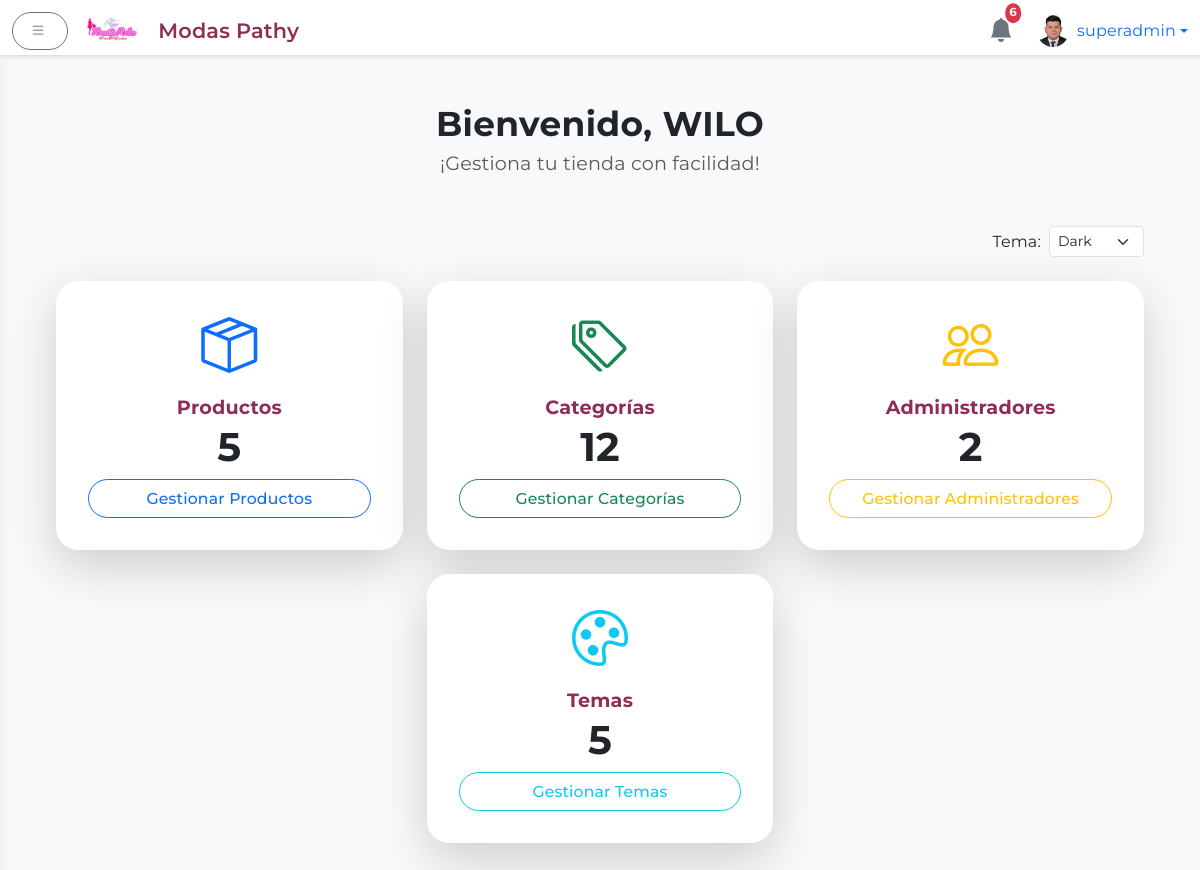
The app's page /admin (signed in) with its own data.
### app.py (models this page shows)
class User(UserMixin, db.Model):
    id = db.Column(db.Integer, primary_key=True)
    username = db.Column(db.String(64), unique=True, nullable=False)
    name = db.Column(db.String(128), nullable=True)
    password = db.Column(db.String(128), nullable=False)
    is_superadmin = db.Column(db.Boolean, default=False)
    profile_image = db.Column(db.String(256), nullable=True)

### app.py (the view)
@app.route('/admin')
@login_required
def admin_dashboard():
    productos = Product.query.count()
    categorias = Category.query.count()
    admins = User.query.count()
    return render_template('admin/dashboard.html',
        total_productos=productos,
        total_categorias=categorias,
        total_usuarios=admins
    )

### app.py (called while the page is built, shortened)
@app.context_processor
def inject_notifications():
    notifications = Notification.query.order_by(Notification.timestamp.desc()).limit(6).all()
    notifs = [
        {
            'message': n.message,
            'timestamp': n.timestamp.strftime('%d/%m %H:%M'),
            'admin_name': n.admin_name
        }
        for n in notifications
    ]
    return dict(notifications=notifs)

@app.context_processor
def inject_theme():
    active = Theme.query.filter_by(is_default=True).first()
    all_themes = Theme.query.order_by(Theme.name).all()
    return {
        'active_theme': active,
        'all_themes': all_themes
    }

@app.before_request
def seed_themes_once():
    global _seeded
    db.create_all()

@login.user_loader
def load_user(user_id):
    return db.session.get(User, int(user_id))

@app.context_processor
def inject_public_data():
    categorias = Category.query.order_by(Category.name).all()
    return {
        'public_categories': categorias,
        'now': lambda fmt=None: datetime.utcnow().strftime(fmt or '%Y'),
        'contact_info': ContactInfo.query.first()
    }

### templates/admin/dashboard.html (shortened to what this page needs)
{% extends 'admin/base_admin.html' %}
{% block body_admin %}
  <div class="container-fluid">
    <div class="text-center mb-5">
      <h2 class="fw-bold mb-1" style="color: var(--primary);">
        Bienvenido{{ current_user.name and ', ' ~ current_user.name or ', ' ~ current_user.username }}
      </h2>
      <p class="text-muted" style="font-size:1.2rem;">
        ¡Gestiona tu tienda con facilidad!
      </p>
    </div>
    <div class="mb-4 d-flex justify-content-end">
      <form id="theme-form" action="{{ url_for('admin_set_theme') }}" method="POST" class="d-flex align-items-center">
        <label for="theme-selector" class="me-2 mb-0">Tema:</label>
        <select id="theme-selector" name="theme_id" class="form-select form-select-sm w-auto">
          {% for tema in all_themes %}
            <option value="{{ tema.id }}" {% if tema.is_default %}selected{% endif %}>
              {{ tema.name }}
            </option>
          {% endfor %}
        </select>
      </form>
    </div>
    <div class="row g-4 mb-5 justify-content-center">
      <div class="col-sm-6 col-lg-4">
        <div class="card text-center h-100 hover-shadow border-0 shadow-lg rounded-4 animate__animated animate__fadeInUp">
          <div class="card-body d-flex flex-column justify-content-center">
            <i class="bi bi-box-seam display-4 text-primary mb-2"></i>
            <h5 class="card-title mt-2 mb-1">Productos</h5>
            <div class="display-6 fw-bold mb-2">{{ total_productos }}</div>
            <a href="{{ url_for('admin_productos') }}" class="btn btn-outline-primary rounded-pill mt-auto">
              Gestionar Productos
            </a>
          </div>
        </div>
      </div>
      <div class="col-sm-6 col-lg-4">
        <div class="card text-center h-100 hover-shadow border-0 shadow-lg rounded-4 animate__animated animate__fadeInUp">
          <div class="card-body d-flex flex-column justify-content-center">
            <i class="bi bi-tags display-4 text-success mb-2"></i>
            <h5 class="card-title mt-2 mb-1">Categorías</h5>
            <div class="display-6 fw-bold mb-2">{{ total_categorias }}</div>
            <a href="{{ url_for('admin_categorias') }}" class="btn btn-outline-success rounded-pill mt-auto">
              Gestionar Categorías
            </a>
          </div>
        </div>
      </div>
      {% if current_user.is_superadmin %}
      <div class="col-sm-6 col-lg-4">
        <div class="card text-center h-100 hover-shadow border-0 shadow-lg rounded-4 animate__animated animate__fadeInUp">
          <div class="card-body d-flex flex-column justify-content-center">
            <i class="bi bi-people display-4 text-warning mb-2"></i>
            <h5 class="card-title mt-2 mb-1">Administradores</h5>
            <div class="display-6 fw-bold mb-2">{{ total_usuarios }}</div>
            <a href="{{ url_for('admin_usuarios') }}" class="btn btn-outline-warning rounded-pill mt-auto">
              Gestionar Administradores
            </a>
          </div>
        </div>
      </div>
      <div class="col-sm-6 col-lg-4">
        <div class="card text-center h-100 hover-shadow border-0 shadow-lg rounded-4 animate__animated animate__fadeInUp">
          <div class="card-body d-flex flex-column justify-content-center">
            <i class="bi bi-palette display-4 text-info mb-2"></i>
            <h5 class="card-title mt-2 mb-1">Temas</h5>
            <div class="display-6 fw-bold mb-2">{{ all_themes|length }}</div>
            <a href="{{ url_for('admin_themes') }}" class="btn btn-outline-info rounded-pill mt-auto">
              Gestionar Temas
            </a>
          </div>
        </div>
      </div>
      {% endif %}
    </div>
  </div>
{% endblock %}

### templates/admin/base_admin.html (shortened to what this page needs)
<!DOCTYPE html>
<html lang="es">
<head>
  <link href="https://cdn.jsdelivr.net/npm/bootstrap@5.3.0/dist/css/bootstrap.min.css" rel="stylesheet"/>
  <link href="https://cdn.jsdelivr.net/npm/bootstrap-icons@1.10.5/font/bootstrap-icons.css" rel="stylesheet"/>
  <link rel="stylesheet" href="https://cdnjs.cloudflare.com/ajax/libs/animate.css/4.1.1/animate.min.css"/>
  <link rel="stylesheet" href="{{ url_for('static', filename='css/admin.css') }}"/>
  <link rel="stylesheet" href="{{ url_for('static', filename='css/login.css') }}"/>
</head>
<body>
  <div aria-live="polite" aria-atomic="true" class="position-fixed top-0 end-0 p-3" style="z-index: 1055;">
  </div>
  <header class="navbar navbar-light bg-white border-bottom fixed-top shadow-sm">
    <div class="container-fluid">
      <button id="sidebarToggle" class="btn btn-outline-secondary me-3">
        <i class="bi bi-list"></i>
      </button>
      <a href="{{ url_for('admin_dashboard') }}" class="navbar-brand d-flex align-items-center mb-0 h1" style="gap:10px;">
        <img src="{{ url_for('static', filename='images/logo.png') }}" alt="Logo" height="36" class="d-inline-block align-text-top" style="margin-right:8px;">
        <span class="d-none d-md-inline" style="font-size:1.3rem; font-weight:600; color:#8F2D56;">Modas Pathy</span>
      </a>
      <div class="d-flex align-items-center ms-auto">
        <div class="position-relative me-4 dropdown">
          <a href="#" id="notifDropdown" data-bs-toggle="dropdown" aria-expanded="false" class="text-decoration-none">
            <i class="bi bi-bell-fill fs-4 text-secondary"></i>
            <span class="badge bg-danger position-absolute top-0 start-100 translate-middle p-1 rounded-circle">
              {{ notifications|length if notifications else 0 }}
            </span>
          </a>
        </div>
        <div class="dropdown">
          <a href="#" class="d-flex align-items-center text-decoration-none dropdown-toggle" id="dropdownUser" data-bs-toggle="dropdown" aria-expanded="false">
            <img src="{% if current_user.profile_image %}
                        {{ url_for('static', filename='perfiles/' ~ current_user.profile_image) }}
                      {% else %}
                        {{ url_for('static', filename='perfiles/default.png') }}
                      {% endif %}"
                 alt="Avatar" width="32" height="32" class="rounded-circle me-2" style="object-fit:cover;">
            <span>{{ current_user.username }}</span>
          </a>
        </div>
      </div>
    </div>
  </header>
  <div class="d-flex">
<main class="flex-grow-1 bg-light">
  <div class="container-fluid mt-5 pt-4">
    {% block body_admin %}{% endblock %}
  </div>
</main>
</body>
</html>

### static/css/admin.css (style rules this page uses)
:root { --rojo: #D81159; --fucsia: #8F2D56; --accent: #8F2D56; --accent-light: rgba(143,45,86,0.08); --blanco: #FFFFFF; --gris-claro: #f8f9fa; --gris-oscuro: #e3e3e3; --shadow-card: 0 4px 24px rgba(143, 45, 86, 0.09); --shadow-hover: 0 8px 36px rgba(143, 45, 86, 0.18); }
body, .form-label, .btn, .card-title, .navbar-brand, .nav-link { font-family: 'Montserrat', sans-serif; letter-spacing: 0.01em; }
body { margin-top: 56px; background: linear-gradient(145deg, var(--blanco) 60%, var(--gris-claro) 100%); }
header.navbar { height: 56px; z-index: 1000; box-shadow: 0 4px 18px rgba(143, 45, 86, 0.07); }
main { transition: margin-left 0.3s cubic-bezier(.87,-.41,.19,1.44); margin-left: 0; padding: 2rem; }
.card, .card.hover-shadow { border-radius: 1.4rem !important; border: none; box-shadow: var(--shadow-card); background: var(--blanco); transition: box-shadow 0.22s cubic-bezier(.87,-.41,.19,1.44), transform 0.19s; }
h2 { font-size: 2.15rem; color: var(--fucsia); margin-bottom: 1.5rem; letter-spacing: 0.01em; font-weight: 800; }
.card-title { font-size: 1.2rem; font-weight: 700; color: var(--accent); margin-bottom: 1rem; }
.badge { font-size: 0.73rem; padding: 0.45em 0.72em; }
.btn { font-size: 0.98em; border-radius: 2em !important; font-weight: 500; padding: 0.42em 1.1em; letter-spacing: 0.01em; box-shadow: none; transition: background 0.15s, color 0.15s, box-shadow 0.15s; }
.btn-outline-secondary, .btn-outline-danger { border-width: 1.4px; }
.btn i { margin-right: 4px; }
.card-body { padding: 2rem; }

### static/css/login.css (style rules this page uses)
:root { --rojo: #D81159; --rojo-oscuro: #B50E47; --blanco: #FFFFFF; }
body { font-family: 'Montserrat', sans-serif; background: linear-gradient(135deg, #ffffff 0%, #ffeef0 80%); display: flex; align-items: center; justify-content: center; min-height: 100vh; margin: 0; }

### records on screen
User: profile_image (picture), username "superadmin", name ", WILO"

### other values on screen
{{ notifications|length if notifications else 0 }} "6"
{{ total_productos }} "5"
{{ total_categorias }} "12"
{{ total_usuarios }} "2"
{{ all_themes|length }} "5"
form field theme_id "Dark"
